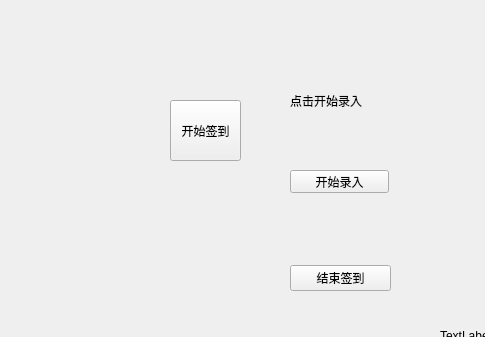
<?xml version="1.0" encoding="UTF-8"?>
<ui version="4.0">
 <class>Frame_sign</class>
 <widget class="QWidget" name="Frame_sign">
  <property name="geometry">
   <rect>
    <x>0</x>
    <y>0</y>
    <width>485</width>
    <height>337</height>
   </rect>
  </property>
  <property name="windowTitle">
   <string>Form</string>
  </property>
  <widget class="QWidget" name="view_sign" native="true">
   <property name="geometry">
    <rect>
     <x>10</x>
     <y>10</y>
     <width>471</width>
     <height>311</height>
    </rect>
   </property>
   <widget class="QWidget" name="horizontalLayoutWidget">
    <property name="geometry">
     <rect>
      <x>10</x>
      <y>20</y>
      <width>261</width>
      <height>261</height>
     </rect>
    </property>
    <layout class="QHBoxLayout" name="ImageView">
     <item>
      <widget class="QLabel" name="tip_info">
       <property name="text">
        <string/>
       </property>
      </widget>
     </item>
     <item>
      <widget class="QLabel" name="view_frame">
       <property name="text">
        <string/>
       </property>
      </widget>
     </item>
    </layout>
   </widget>
   <widget class="QWidget" name="verticalLayoutWidget">
    <property name="geometry">
     <rect>
      <x>280</x>
      <y>20</y>
      <width>101</width>
      <height>261</height>
     </rect>
    </property>
    <layout class="QVBoxLayout" name="RightView">
     <item>
      <widget class="QWidget" name="view_first" native="true">
       <widget class="QPushButton" name="buttonCapture">
        <property name="geometry">
         <rect>
          <x>0</x>
          <y>140</y>
          <width>99</width>
          <height>23</height>
         </rect>
        </property>
        <property name="text">
         <string>开始录入</string>
        </property>
       </widget>
       <widget class="QLabel" name="tips">
        <property name="geometry">
         <rect>
          <x>0</x>
          <y>0</y>
          <width>101</width>
          <height>141</height>
         </rect>
        </property>
        <property name="text">
         <string>点击开始录入</string>
        </property>
       </widget>
      </widget>
     </item>
     <item>
      <widget class="QPushButton" name="buttonQuit">
       <property name="text">
        <string>结束签到</string>
       </property>
      </widget>
     </item>
    </layout>
   </widget>
  </widget>
  <widget class="QWidget" name="view_start" native="true">
   <property name="geometry">
    <rect>
     <x>150</x>
     <y>90</y>
     <width>111</width>
     <height>91</height>
    </rect>
   </property>
   <widget class="QPushButton" name="btn_start">
    <property name="geometry">
     <rect>
      <x>20</x>
      <y>10</y>
      <width>71</width>
      <height>61</height>
     </rect>
    </property>
    <property name="text">
     <string>开始签到</string>
    </property>
   </widget>
  </widget>
  <widget class="QLabel" name="label">
   <property name="geometry">
    <rect>
     <x>440</x>
     <y>330</y>
     <width>54</width>
     <height>12</height>
    </rect>
   </property>
   <property name="text">
    <string>TextLabel</string>
   </property>
  </widget>
 </widget>
 <resources/>
 <connections/>
</ui>
